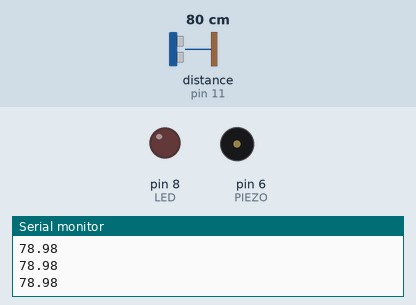
Simulated run of this sketch. Board: Arduino Uno, built with avr-gcc and run on an emulated ATmega328P. On the bench: output pins drawn as LEDs (lit = HIGH), buzzer (waves = sounding), the last lines printed to the serial monitor. Wiring (from diagram.json): ultrasonic range finder: trigger pin 12; echo pin 11. Dashed ring = blinking. The test bench sets the inputs (shaded band); at power-on: distance to the obstacle (sensor on pin 11) 80 cm. The echo pulse lasts 58.3 µs per cm; pins used as bus, display or sensor lines are not drawn.

Above: at 1.2 s.
1.3 s: distance to the obstacle (sensor on pin 11) set to 34 cm
2.8 s: distance to the obstacle (sensor on pin 11) set to 28 cm
At 3.11 s:
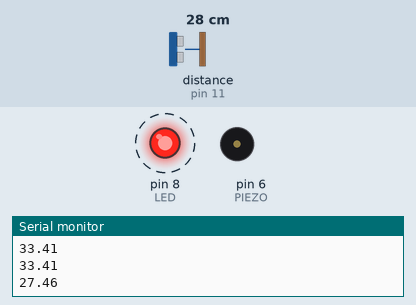
5.8 s: distance to the obstacle (sensor on pin 11) set to 12 cm
At 6.23 s:
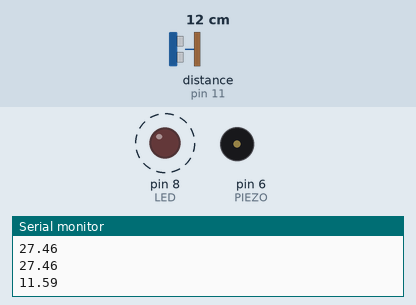
8.8 s: distance to the obstacle (sensor on pin 11) set to 9 cm
At 9.6 s:
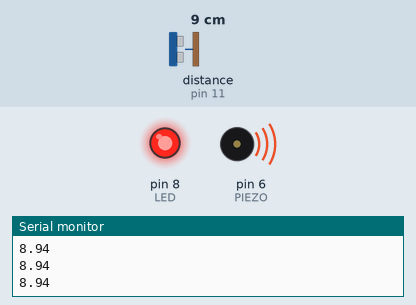
10.3 s: distance to the obstacle (sensor on pin 11) set to 35 cm
At 11.3 s:
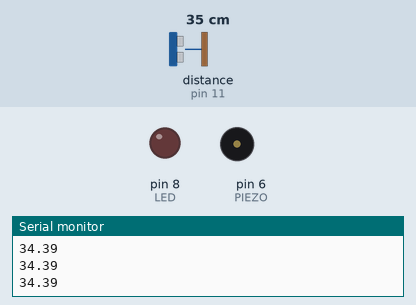
Timing chart, 0 to 12.8 s (numbered marks = the images above; inputs shaded):
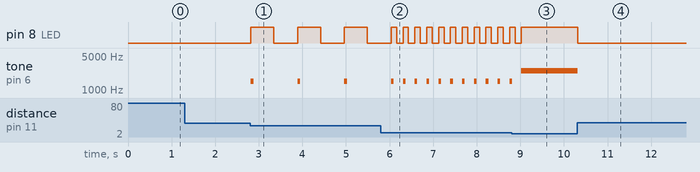

Measured:
- the behaviour switches between 31 and 30 cm on distance to the obstacle (sensor on pin 11) (found by bisection; images 0 and 1)
- the behaviour switches between 11 and 10 cm on distance to the obstacle (sensor on pin 11) (found by bisection; images 2 and 3)
- after the input at 2.8 s, pin 8 (LED): alternates HIGH for 0.53 s and LOW for 0.55 s, starting at once; tone on pin 6 (PIEZO): alternates 1500 Hz for 0.06 s and silent for 1.0 s, starting at once
- after the input at 5.8 s, pin 8 (LED): alternates HIGH for 0.13 s and LOW for 0.15 s, starting after 0.36 s; tone on pin 6 (PIEZO): alternates 1500 Hz for 0.06 s and silent for 0.21 s, starting after 0.51 s
- after the input at 8.8 s, pin 8 (LED): goes on until 9.0 s, then stays HIGH
- after the input at 10.3 s, pin 8 (LED): HIGH → LOW at once; tone on pin 6 (PIEZO): 2500 Hz → silent at once

The sketch:

sketch.ino
```cpp
/*
  SA3 - Alarma d'aparcament (per a Wokwi)
  Alarma de proximitat: com mes a prop esta l'objecte, mes rapid sona el piezo
  i mes "alerta" el LED.
  Circuit: HC-SR04 TRIG=12 ECHO=11 ; LED=8 (amb 220R) ; buzzer=6.
  A Wokwi: clica el sensor HC-SR04 i mou el control de distancia per provar-ho.
*/

const int TRIG = 12;
const int ECHO = 11;
const int LED = 8;
const int PIEZO = 6;

// Llindars de distancia (cm) - personalitzables
const int LLUNY = 30;
const int PROP  = 10;

float mesuraDistancia() {
  digitalWrite(TRIG, LOW);
  delayMicroseconds(2);
  digitalWrite(TRIG, HIGH);
  delayMicroseconds(10);
  digitalWrite(TRIG, LOW);
  long temps = pulseIn(ECHO, HIGH, 30000);  // timeout 30 ms
  if (temps == 0) return 400;               // sense eco: fora de rang (evita falsa alarma)
  return temps * 0.034 / 2.0;
}

void setup() {
  pinMode(TRIG, OUTPUT);
  pinMode(ECHO, INPUT);
  pinMode(LED, OUTPUT);
  pinMode(PIEZO, OUTPUT);
  Serial.begin(9600);
}

void loop() {
  float d = mesuraDistancia();
  Serial.println(d);

  if (d > LLUNY) {
    // Lluny: tot tranquil
    digitalWrite(LED, LOW);
    noTone(PIEZO);
  } else if (d > PROP) {
    // Zona intermedia: bips espaiats (interval proporcional a la distancia)
    int interval = map((int)d, PROP, LLUNY, 100, 600);  // mes a prop -> mes rapid
    tone(PIEZO, 1500, 60);
    digitalWrite(LED, HIGH);
    delay(interval);
    digitalWrite(LED, LOW);
    delay(interval);
  } else {
    // Molt a prop: avis continu
    digitalWrite(LED, HIGH);
    tone(PIEZO, 2500);   // so continu
  }

  delay(20);
}
```
